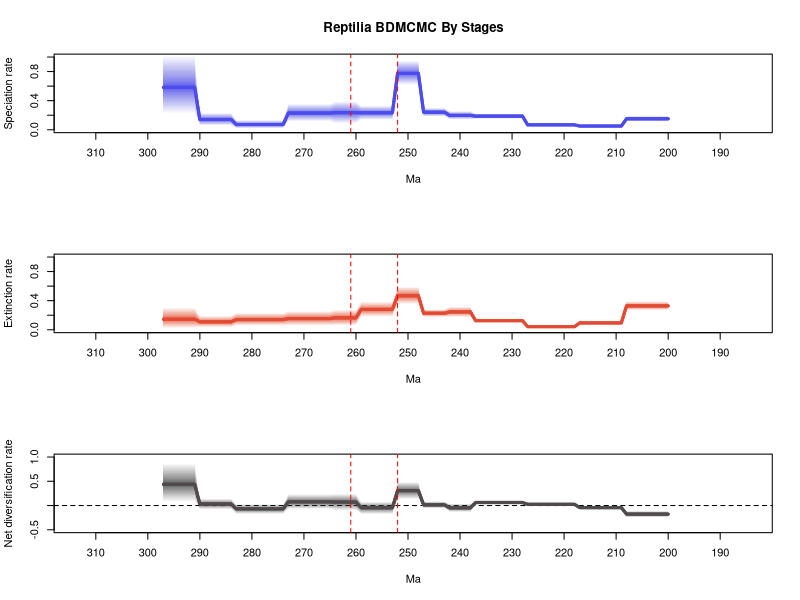

Source code (R):
# 1 files combined:
# 	.\reptilia\mcmc_fixshift_no_predictors\D_bdmcmc\combined_10_marginal_rates.log

# 95% HPDs calculated using code from Biopy (https://www.cs.auckland.ac.nz/~yhel002/biopy/)

pdf(file='C:/Users/SimoesLabAdmin/Documents/BDNN_Arielli/reptilia/mcmc_fixshift_no_predictors/D_bdmcmc (D_mcmc)/combined_10_marginal_rates_RTT_plot2.pdf',width=8, height=10.8)
par(mfrow=c(3,1))
library(scales)
plot_RTT <- function (age,hpd_M,hpd_m,mean_m,color){
    N=100
    beta=(1:(N-1))/N
    alpha_shape=0.25
    cat=1-(beta^(1./alpha_shape))
    for (i in 1:(N-1)){
        trans= 1/N + 2/N
        polygon(c(age, rev(age)), c(hpd_M-((hpd_M-mean_m)*cat[i]), rev(hpd_m+((mean_m-hpd_m)*cat[i]))), col = alpha(color,trans), border = NA)
    }
    lines(rev(age), rev(mean_m), col = color, lwd=3)
}
    
L_hpd_m95=c(NA, NA,NA,NA,NA,NA,NA,NA,NA,NA,NA,NA,NA,NA,NA,NA,NA,NA,NA,NA,NA,NA,NA,NA,NA,NA,NA,NA,NA,NA,NA,NA,NA,NA,NA,NA,NA,NA,NA,NA,NA,NA,NA,NA,NA,NA,NA,NA,NA,NA,NA,NA,NA,NA,NA,NA,NA,NA,NA,NA,NA,NA,NA,NA,NA,NA,NA,NA,NA,NA,NA,NA,NA,NA,NA,NA,NA,NA,NA,NA,NA,NA,NA,NA,NA,NA,NA,NA,NA,NA,NA,NA,NA,NA,NA,NA,NA,NA,NA,NA,NA,NA,NA,NA,NA,NA,NA,NA,NA,NA,NA,NA,NA,NA,NA,NA,NA,NA,NA,NA,NA,NA,NA,NA,NA,NA,NA,NA,NA,NA,NA,NA,NA,NA,NA,NA,NA,NA,NA,NA,NA,NA,NA,NA,NA,NA,NA,NA,NA,NA,NA,NA,NA,NA,NA,NA,NA,NA,NA,NA,NA,NA,NA,NA,NA,NA,NA,NA,NA,NA,NA,NA,NA,NA,NA,NA,NA,NA,NA,NA,NA,NA,NA,NA,NA,NA,NA,NA,NA,NA,NA,NA,NA,NA,NA,NA,NA,NA,NA,NA,0.114894,0.114894,0.114894,0.114894,0.114894,0.114894,0.114894,0.114894,0.114894,0.03326,0.03326,0.03326,0.03326,0.03326,0.03326,0.03326,0.03326,0.03326,0.046772,0.046772,0.046772,0.046772,0.046772,0.046772,0.046772,0.046772,0.046772,0.046772,0.151488,0.151488,0.151488,0.151488,0.151488,0.151488,0.151488,0.151488,0.151488,0.151488,0.139884,0.139884,0.139884,0.139884,0.139884,0.180819,0.180819,0.180819,0.180819,0.180819,0.615236,0.615236,0.615236,0.615236,0.615236,0.136393,0.136393,0.136393,0.136393,0.136393,0.136393,0.136393,0.088346,0.088346,0.088346,0.088346,0.088346,0.114546,0.114546,0.114546,0.114546,0.114546,0.114546,0.114546,0.114546,0.114546,0.017754,0.017754,0.017754,0.017754,0.017754,0.017754,0.017754,0.017754,0.017754,0.017754,0.057652,0.057652,0.057652,0.057652,0.057652,0.057652,0.057652,0.216797,0.216797,0.216797,0.216797,0.216797,0.216797,0.216797)
L_hpd_M95=c(NA, NA,NA,NA,NA,NA,NA,NA,NA,NA,NA,NA,NA,NA,NA,NA,NA,NA,NA,NA,NA,NA,NA,NA,NA,NA,NA,NA,NA,NA,NA,NA,NA,NA,NA,NA,NA,NA,NA,NA,NA,NA,NA,NA,NA,NA,NA,NA,NA,NA,NA,NA,NA,NA,NA,NA,NA,NA,NA,NA,NA,NA,NA,NA,NA,NA,NA,NA,NA,NA,NA,NA,NA,NA,NA,NA,NA,NA,NA,NA,NA,NA,NA,NA,NA,NA,NA,NA,NA,NA,NA,NA,NA,NA,NA,NA,NA,NA,NA,NA,NA,NA,NA,NA,NA,NA,NA,NA,NA,NA,NA,NA,NA,NA,NA,NA,NA,NA,NA,NA,NA,NA,NA,NA,NA,NA,NA,NA,NA,NA,NA,NA,NA,NA,NA,NA,NA,NA,NA,NA,NA,NA,NA,NA,NA,NA,NA,NA,NA,NA,NA,NA,NA,NA,NA,NA,NA,NA,NA,NA,NA,NA,NA,NA,NA,NA,NA,NA,NA,NA,NA,NA,NA,NA,NA,NA,NA,NA,NA,NA,NA,NA,NA,NA,NA,NA,NA,NA,NA,NA,NA,NA,NA,NA,NA,NA,NA,NA,NA,NA,0.189069,0.189069,0.189069,0.189069,0.189069,0.189069,0.189069,0.189069,0.189069,0.069171,0.069171,0.069171,0.069171,0.069171,0.069171,0.069171,0.069171,0.069171,0.088614,0.088614,0.088614,0.088614,0.088614,0.088614,0.088614,0.088614,0.088614,0.088614,0.223601,0.223601,0.223601,0.223601,0.223601,0.223601,0.223601,0.223601,0.223601,0.223601,0.257515,0.257515,0.257515,0.257515,0.257515,0.303288,0.303288,0.303288,0.303288,0.303288,0.957867,0.957867,0.957867,0.957867,0.957867,0.333534,0.333534,0.333534,0.333534,0.333534,0.333534,0.333534,0.394066,0.394066,0.394066,0.394066,0.394066,0.359506,0.359506,0.359506,0.359506,0.359506,0.359506,0.359506,0.359506,0.359506,0.133905,0.133905,0.133905,0.133905,0.133905,0.133905,0.133905,0.133905,0.133905,0.133905,0.233301,0.233301,0.233301,0.233301,0.233301,0.233301,0.233301,1.029184,1.029184,1.029184,1.029184,1.029184,1.029184,1.029184)
M_hpd_m95=c(NA, NA,NA,NA,NA,NA,NA,NA,NA,NA,NA,NA,NA,NA,NA,NA,NA,NA,NA,NA,NA,NA,NA,NA,NA,NA,NA,NA,NA,NA,NA,NA,NA,NA,NA,NA,NA,NA,NA,NA,NA,NA,NA,NA,NA,NA,NA,NA,NA,NA,NA,NA,NA,NA,NA,NA,NA,NA,NA,NA,NA,NA,NA,NA,NA,NA,NA,NA,NA,NA,NA,NA,NA,NA,NA,NA,NA,NA,NA,NA,NA,NA,NA,NA,NA,NA,NA,NA,NA,NA,NA,NA,NA,NA,NA,NA,NA,NA,NA,NA,NA,NA,NA,NA,NA,NA,NA,NA,NA,NA,NA,NA,NA,NA,NA,NA,NA,NA,NA,NA,NA,NA,NA,NA,NA,NA,NA,NA,NA,NA,NA,NA,NA,NA,NA,NA,NA,NA,NA,NA,NA,NA,NA,NA,NA,NA,NA,NA,NA,NA,NA,NA,NA,NA,NA,NA,NA,NA,NA,NA,NA,NA,NA,NA,NA,NA,NA,NA,NA,NA,NA,NA,NA,NA,NA,NA,NA,NA,NA,NA,NA,NA,NA,NA,NA,NA,NA,NA,NA,NA,NA,NA,NA,NA,NA,NA,NA,NA,NA,NA,0.266566,0.266566,0.266566,0.266566,0.266566,0.266566,0.266566,0.266566,0.266566,0.066591,0.066591,0.066591,0.066591,0.066591,0.066591,0.066591,0.066591,0.066591,0.025333,0.025333,0.025333,0.025333,0.025333,0.025333,0.025333,0.025333,0.025333,0.025333,0.097955,0.097955,0.097955,0.097955,0.097955,0.097955,0.097955,0.097955,0.097955,0.097955,0.173304,0.173304,0.173304,0.173304,0.173304,0.173803,0.173803,0.173803,0.173803,0.173803,0.350377,0.350377,0.350377,0.350377,0.350377,0.177886,0.177886,0.177886,0.177886,0.177886,0.177886,0.177886,0.056537,0.056537,0.056537,0.056537,0.056537,0.055635,0.055635,0.055635,0.055635,0.055635,0.055635,0.055635,0.055635,0.055635,0.054453,0.054453,0.054453,0.054453,0.054453,0.054453,0.054453,0.054453,0.054453,0.054453,0.034603,0.034603,0.034603,0.034603,0.034603,0.034603,0.034603,0.020277,0.020277,0.020277,0.020277,0.020277,0.020277,0.020277)
M_hpd_M95=c(NA, NA,NA,NA,NA,NA,NA,NA,NA,NA,NA,NA,NA,NA,NA,NA,NA,NA,NA,NA,NA,NA,NA,NA,NA,NA,NA,NA,NA,NA,NA,NA,NA,NA,NA,NA,NA,NA,NA,NA,NA,NA,NA,NA,NA,NA,NA,NA,NA,NA,NA,NA,NA,NA,NA,NA,NA,NA,NA,NA,NA,NA,NA,NA,NA,NA,NA,NA,NA,NA,NA,NA,NA,NA,NA,NA,NA,NA,NA,NA,NA,NA,NA,NA,NA,NA,NA,NA,NA,NA,NA,NA,NA,NA,NA,NA,NA,NA,NA,NA,NA,NA,NA,NA,NA,NA,NA,NA,NA,NA,NA,NA,NA,NA,NA,NA,NA,NA,NA,NA,NA,NA,NA,NA,NA,NA,NA,NA,NA,NA,NA,NA,NA,NA,NA,NA,NA,NA,NA,NA,NA,NA,NA,NA,NA,NA,NA,NA,NA,NA,NA,NA,NA,NA,NA,NA,NA,NA,NA,NA,NA,NA,NA,NA,NA,NA,NA,NA,NA,NA,NA,NA,NA,NA,NA,NA,NA,NA,NA,NA,NA,NA,NA,NA,NA,NA,NA,NA,NA,NA,NA,NA,NA,NA,NA,NA,NA,NA,NA,NA,0.392005,0.392005,0.392005,0.392005,0.392005,0.392005,0.392005,0.392005,0.392005,0.121234,0.121234,0.121234,0.121234,0.121234,0.121234,0.121234,0.121234,0.121234,0.06033,0.06033,0.06033,0.06033,0.06033,0.06033,0.06033,0.06033,0.06033,0.06033,0.154237,0.154237,0.154237,0.154237,0.154237,0.154237,0.154237,0.154237,0.154237,0.154237,0.317843,0.317843,0.317843,0.317843,0.317843,0.282915,0.282915,0.282915,0.282915,0.282915,0.595626,0.595626,0.595626,0.595626,0.595626,0.387275,0.387275,0.387275,0.387275,0.387275,0.387275,0.387275,0.280159,0.280159,0.280159,0.280159,0.280159,0.258638,0.258638,0.258638,0.258638,0.258638,0.258638,0.258638,0.258638,0.258638,0.234325,0.234325,0.234325,0.234325,0.234325,0.234325,0.234325,0.234325,0.234325,0.234325,0.193448,0.193448,0.193448,0.193448,0.193448,0.193448,0.193448,0.310559,0.310559,0.310559,0.310559,0.310559,0.310559,0.310559)
R_hpd_m95=c(NA, NA,NA,NA,NA,NA,NA,NA,NA,NA,NA,NA,NA,NA,NA,NA,NA,NA,NA,NA,NA,NA,NA,NA,NA,NA,NA,NA,NA,NA,NA,NA,NA,NA,NA,NA,NA,NA,NA,NA,NA,NA,NA,NA,NA,NA,NA,NA,NA,NA,NA,NA,NA,NA,NA,NA,NA,NA,NA,NA,NA,NA,NA,NA,NA,NA,NA,NA,NA,NA,NA,NA,NA,NA,NA,NA,NA,NA,NA,NA,NA,NA,NA,NA,NA,NA,NA,NA,NA,NA,NA,NA,NA,NA,NA,NA,NA,NA,NA,NA,NA,NA,NA,NA,NA,NA,NA,NA,NA,NA,NA,NA,NA,NA,NA,NA,NA,NA,NA,NA,NA,NA,NA,NA,NA,NA,NA,NA,NA,NA,NA,NA,NA,NA,NA,NA,NA,NA,NA,NA,NA,NA,NA,NA,NA,NA,NA,NA,NA,NA,NA,NA,NA,NA,NA,NA,NA,NA,NA,NA,NA,NA,NA,NA,NA,NA,NA,NA,NA,NA,NA,NA,NA,NA,NA,NA,NA,NA,NA,NA,NA,NA,NA,NA,NA,NA,NA,NA,NA,NA,NA,NA,NA,NA,NA,NA,NA,NA,NA,NA,-0.245068,-0.245068,-0.245068,-0.245068,-0.245068,-0.245068,-0.245068,-0.245068,-0.245068,-0.072019,-0.072019,-0.072019,-0.072019,-0.072019,-0.072019,-0.072019,-0.072019,-0.072019,0.001971,0.001971,0.001971,0.001971,0.001971,0.001971,0.001971,0.001971,0.001971,0.001971,0.017861,0.017861,0.017861,0.017861,0.017861,0.017861,0.017861,0.017861,0.017861,0.017861,-0.136564,-0.136564,-0.136564,-0.136564,-0.136564,-0.060812,-0.060812,-0.060812,-0.060812,-0.060812,0.126858,0.126858,0.126858,0.126858,0.126858,-0.176934,-0.176934,-0.176934,-0.176934,-0.176934,-0.176934,-0.176934,-0.104292,-0.104292,-0.104292,-0.104292,-0.104292,-0.078207,-0.078207,-0.078207,-0.078207,-0.078207,-0.078207,-0.078207,-0.078207,-0.078207,-0.176243,-0.176243,-0.176243,-0.176243,-0.176243,-0.176243,-0.176243,-0.176243,-0.176243,-0.176243,-0.080873,-0.080873,-0.080873,-0.080873,-0.080873,-0.080873,-0.080873,0.074403,0.074403,0.074403,0.074403,0.074403,0.074403,0.074403)
R_hpd_M95=c(NA, NA,NA,NA,NA,NA,NA,NA,NA,NA,NA,NA,NA,NA,NA,NA,NA,NA,NA,NA,NA,NA,NA,NA,NA,NA,NA,NA,NA,NA,NA,NA,NA,NA,NA,NA,NA,NA,NA,NA,NA,NA,NA,NA,NA,NA,NA,NA,NA,NA,NA,NA,NA,NA,NA,NA,NA,NA,NA,NA,NA,NA,NA,NA,NA,NA,NA,NA,NA,NA,NA,NA,NA,NA,NA,NA,NA,NA,NA,NA,NA,NA,NA,NA,NA,NA,NA,NA,NA,NA,NA,NA,NA,NA,NA,NA,NA,NA,NA,NA,NA,NA,NA,NA,NA,NA,NA,NA,NA,NA,NA,NA,NA,NA,NA,NA,NA,NA,NA,NA,NA,NA,NA,NA,NA,NA,NA,NA,NA,NA,NA,NA,NA,NA,NA,NA,NA,NA,NA,NA,NA,NA,NA,NA,NA,NA,NA,NA,NA,NA,NA,NA,NA,NA,NA,NA,NA,NA,NA,NA,NA,NA,NA,NA,NA,NA,NA,NA,NA,NA,NA,NA,NA,NA,NA,NA,NA,NA,NA,NA,NA,NA,NA,NA,NA,NA,NA,NA,NA,NA,NA,NA,NA,NA,NA,NA,NA,NA,NA,NA,-0.108801,-0.108801,-0.108801,-0.108801,-0.108801,-0.108801,-0.108801,-0.108801,-0.108801,-0.014012,-0.014012,-0.014012,-0.014012,-0.014012,-0.014012,-0.014012,-0.014012,-0.014012,0.049119,0.049119,0.049119,0.049119,0.049119,0.049119,0.049119,0.049119,0.049119,0.049119,0.107322,0.107322,0.107322,0.107322,0.107322,0.107322,0.107322,0.107322,0.107322,0.107322,0.041542,0.041542,0.041542,0.041542,0.041542,0.089411,0.089411,0.089411,0.089411,0.089411,0.492103,0.492103,0.492103,0.492103,0.492103,0.080868,0.080868,0.080868,0.080868,0.080868,0.080868,0.080868,0.244363,0.244363,0.244363,0.244363,0.244363,0.236442,0.236442,0.236442,0.236442,0.236442,0.236442,0.236442,0.236442,0.236442,0.032035,0.032035,0.032035,0.032035,0.032035,0.032035,0.032035,0.032035,0.032035,0.032035,0.144286,0.144286,0.144286,0.144286,0.144286,0.144286,0.144286,0.880124,0.880124,0.880124,0.880124,0.880124,0.880124,0.880124)
L_mean=c(NA, NA,NA,NA,NA,NA,NA,NA,NA,NA,NA,NA,NA,NA,NA,NA,NA,NA,NA,NA,NA,NA,NA,NA,NA,NA,NA,NA,NA,NA,NA,NA,NA,NA,NA,NA,NA,NA,NA,NA,NA,NA,NA,NA,NA,NA,NA,NA,NA,NA,NA,NA,NA,NA,NA,NA,NA,NA,NA,NA,NA,NA,NA,NA,NA,NA,NA,NA,NA,NA,NA,NA,NA,NA,NA,NA,NA,NA,NA,NA,NA,NA,NA,NA,NA,NA,NA,NA,NA,NA,NA,NA,NA,NA,NA,NA,NA,NA,NA,NA,NA,NA,NA,NA,NA,NA,NA,NA,NA,NA,NA,NA,NA,NA,NA,NA,NA,NA,NA,NA,NA,NA,NA,NA,NA,NA,NA,NA,NA,NA,NA,NA,NA,NA,NA,NA,NA,NA,NA,NA,NA,NA,NA,NA,NA,NA,NA,NA,NA,NA,NA,NA,NA,NA,NA,NA,NA,NA,NA,NA,NA,NA,NA,NA,NA,NA,NA,NA,NA,NA,NA,NA,NA,NA,NA,NA,NA,NA,NA,NA,NA,NA,NA,NA,NA,NA,NA,NA,NA,NA,NA,NA,NA,NA,NA,NA,NA,NA,NA,NA,0.151212959234015,0.151212959234015,0.151212959234015,0.151212959234015,0.151212959234015,0.151212959234015,0.151212959234015,0.151212959234015,0.151212959234015,0.051229057383966,0.051229057383966,0.051229057383966,0.051229057383966,0.051229057383966,0.051229057383966,0.051229057383966,0.051229057383966,0.051229057383966,0.067588026268528,0.067588026268528,0.067588026268528,0.067588026268528,0.067588026268528,0.067588026268528,0.067588026268528,0.067588026268528,0.067588026268528,0.067588026268528,0.187355944325435,0.187355944325435,0.187355944325435,0.187355944325435,0.187355944325435,0.187355944325435,0.187355944325435,0.187355944325435,0.187355944325435,0.187355944325435,0.197566190847128,0.197566190847128,0.197566190847128,0.197566190847128,0.197566190847128,0.241381186995564,0.241381186995564,0.241381186995564,0.241381186995564,0.241381186995564,0.774976470236936,0.774976470236936,0.774976470236936,0.774976470236936,0.774976470236936,0.23365370388402,0.23365370388402,0.23365370388402,0.23365370388402,0.23365370388402,0.23365370388402,0.23365370388402,0.235443133484799,0.235443133484799,0.235443133484799,0.235443133484799,0.235443133484799,0.229390156788921,0.229390156788921,0.229390156788921,0.229390156788921,0.229390156788921,0.229390156788921,0.229390156788921,0.229390156788921,0.229390156788921,0.071970513837499,0.071970513837499,0.071970513837499,0.071970513837499,0.071970513837499,0.071970513837499,0.071970513837499,0.071970513837499,0.071970513837499,0.071970513837499,0.141256157373147,0.141256157373147,0.141256157373147,0.141256157373147,0.141256157373147,0.141256157373147,0.141256157373147,0.582573489776047,0.582573489776047,0.582573489776047,0.582573489776047,0.582573489776047,0.582573489776047,0.582573489776047)
M_mean=c(NA, NA,NA,NA,NA,NA,NA,NA,NA,NA,NA,NA,NA,NA,NA,NA,NA,NA,NA,NA,NA,NA,NA,NA,NA,NA,NA,NA,NA,NA,NA,NA,NA,NA,NA,NA,NA,NA,NA,NA,NA,NA,NA,NA,NA,NA,NA,NA,NA,NA,NA,NA,NA,NA,NA,NA,NA,NA,NA,NA,NA,NA,NA,NA,NA,NA,NA,NA,NA,NA,NA,NA,NA,NA,NA,NA,NA,NA,NA,NA,NA,NA,NA,NA,NA,NA,NA,NA,NA,NA,NA,NA,NA,NA,NA,NA,NA,NA,NA,NA,NA,NA,NA,NA,NA,NA,NA,NA,NA,NA,NA,NA,NA,NA,NA,NA,NA,NA,NA,NA,NA,NA,NA,NA,NA,NA,NA,NA,NA,NA,NA,NA,NA,NA,NA,NA,NA,NA,NA,NA,NA,NA,NA,NA,NA,NA,NA,NA,NA,NA,NA,NA,NA,NA,NA,NA,NA,NA,NA,NA,NA,NA,NA,NA,NA,NA,NA,NA,NA,NA,NA,NA,NA,NA,NA,NA,NA,NA,NA,NA,NA,NA,NA,NA,NA,NA,NA,NA,NA,NA,NA,NA,NA,NA,NA,NA,NA,NA,NA,NA,0.328488607897869,0.328488607897869,0.328488607897869,0.328488607897869,0.328488607897869,0.328488607897869,0.328488607897869,0.328488607897869,0.328488607897869,0.094336452450503,0.094336452450503,0.094336452450503,0.094336452450503,0.094336452450503,0.094336452450503,0.094336452450503,0.094336452450503,0.094336452450503,0.04271728531862,0.04271728531862,0.04271728531862,0.04271728531862,0.04271728531862,0.04271728531862,0.04271728531862,0.04271728531862,0.04271728531862,0.04271728531862,0.12514404502867,0.12514404502867,0.12514404502867,0.12514404502867,0.12514404502867,0.12514404502867,0.12514404502867,0.12514404502867,0.12514404502867,0.12514404502867,0.245256553629774,0.245256553629774,0.245256553629774,0.245256553629774,0.245256553629774,0.227105283674132,0.227105283674132,0.227105283674132,0.227105283674132,0.227105283674132,0.467506119701396,0.467506119701396,0.467506119701396,0.467506119701396,0.467506119701396,0.27974881090555,0.27974881090555,0.27974881090555,0.27974881090555,0.27974881090555,0.27974881090555,0.27974881090555,0.164104875213675,0.164104875213675,0.164104875213675,0.164104875213675,0.164104875213675,0.153949008893216,0.153949008893216,0.153949008893216,0.153949008893216,0.153949008893216,0.153949008893216,0.153949008893216,0.153949008893216,0.153949008893216,0.139790877615493,0.139790877615493,0.139790877615493,0.139790877615493,0.139790877615493,0.139790877615493,0.139790877615493,0.139790877615493,0.139790877615493,0.139790877615493,0.109307967845937,0.109307967845937,0.109307967845937,0.109307967845937,0.109307967845937,0.109307967845937,0.109307967845937,0.145238323466407,0.145238323466407,0.145238323466407,0.145238323466407,0.145238323466407,0.145238323466407,0.145238323466407)
R_mean=c(NA, NA,NA,NA,NA,NA,NA,NA,NA,NA,NA,NA,NA,NA,NA,NA,NA,NA,NA,NA,NA,NA,NA,NA,NA,NA,NA,NA,NA,NA,NA,NA,NA,NA,NA,NA,NA,NA,NA,NA,NA,NA,NA,NA,NA,NA,NA,NA,NA,NA,NA,NA,NA,NA,NA,NA,NA,NA,NA,NA,NA,NA,NA,NA,NA,NA,NA,NA,NA,NA,NA,NA,NA,NA,NA,NA,NA,NA,NA,NA,NA,NA,NA,NA,NA,NA,NA,NA,NA,NA,NA,NA,NA,NA,NA,NA,NA,NA,NA,NA,NA,NA,NA,NA,NA,NA,NA,NA,NA,NA,NA,NA,NA,NA,NA,NA,NA,NA,NA,NA,NA,NA,NA,NA,NA,NA,NA,NA,NA,NA,NA,NA,NA,NA,NA,NA,NA,NA,NA,NA,NA,NA,NA,NA,NA,NA,NA,NA,NA,NA,NA,NA,NA,NA,NA,NA,NA,NA,NA,NA,NA,NA,NA,NA,NA,NA,NA,NA,NA,NA,NA,NA,NA,NA,NA,NA,NA,NA,NA,NA,NA,NA,NA,NA,NA,NA,NA,NA,NA,NA,NA,NA,NA,NA,NA,NA,NA,NA,NA,NA,-0.177275651887915,-0.177275651887915,-0.177275651887915,-0.177275651887915,-0.177275651887915,-0.177275651887915,-0.177275651887915,-0.177275651887915,-0.177275651887915,-0.043107394049551,-0.043107394049551,-0.043107394049551,-0.043107394049551,-0.043107394049551,-0.043107394049551,-0.043107394049551,-0.043107394049551,-0.043107394049551,0.024870744390349,0.024870744390349,0.024870744390349,0.024870744390349,0.024870744390349,0.024870744390349,0.024870744390349,0.024870744390349,0.024870744390349,0.024870744390349,0.062211902455913,0.062211902455913,0.062211902455913,0.062211902455913,0.062211902455913,0.062211902455913,0.062211902455913,0.062211902455913,0.062211902455913,0.062211902455913,-0.047690361073245,-0.047690361073245,-0.047690361073245,-0.047690361073245,-0.047690361073245,0.014275902845397,0.014275902845397,0.014275902845397,0.014275902845397,0.014275902845397,0.307470347938981,0.307470347938981,0.307470347938981,0.307470347938981,0.307470347938981,-0.046095110461971,-0.046095110461971,-0.046095110461971,-0.046095110461971,-0.046095110461971,-0.046095110461971,-0.046095110461971,0.071338259417938,0.071338259417938,0.071338259417938,0.071338259417938,0.071338259417938,0.075441144195607,0.075441144195607,0.075441144195607,0.075441144195607,0.075441144195607,0.075441144195607,0.075441144195607,0.075441144195607,0.075441144195607,-0.06782036511955,-0.06782036511955,-0.06782036511955,-0.06782036511955,-0.06782036511955,-0.06782036511955,-0.06782036511955,-0.06782036511955,-0.06782036511955,-0.06782036511955,0.031948188055826,0.031948188055826,0.031948188055826,0.031948188055826,0.031948188055826,0.031948188055826,0.031948188055826,0.437335165573948,0.437335165573948,0.437335165573948,0.437335165573948,0.437335165573948,0.437335165573948,0.437335165573948)
trans=0.5
age=(0:(298-1))* -1
# Calculate positions for the mass extinction events
perm_trias_extinction = -252 # End-Permian mass extinction (252 Ma)
guadalupian_extinction = -261 # Guadalupian extinction (261 Ma)

# Define custom tick positions at 10 MY intervals
x_ticks <- seq(-310, -190, by=10)
x_tick_labels <- abs(x_ticks)

# First plot: Speciation rate
plot(age, age, type='n', ylim=c(0, 1), xlim=c(-312.9, -185.1), 
     ylab='Speciation rate', xlab='Ma', main='Reptilia BDMCMC By Stages', 
     xaxt='n') # Remove default x-axis
axis(1, at=x_ticks, labels=x_tick_labels) # Custom x-axis with 10MY interval ticks

plot_RTT(age, L_hpd_M95, L_hpd_m95, L_mean, "#4c4cec")
lines(rev(age), rev(L_mean), col="#4c4cec", lwd=3)

# Add vertical lines for mass extinction events
abline(v=perm_trias_extinction, col="red", lty=2) 
abline(v=guadalupian_extinction, col="red", lty=2)

# Second plot: Extinction rate
plot(age, age, type='n', ylim=c(0, 1), xlim=c(-312.9, -185.1), 
     ylab='Extinction rate', xlab='Ma',
     xaxt='n') # Remove default x-axis
axis(1, at=x_ticks, labels=x_tick_labels) # Custom x-axis with 10MY interval ticks

plot_RTT(age, M_hpd_M95, M_hpd_m95, M_mean, "#e34a33")
lines(rev(age), rev(M_mean), col="#e34a33", lwd=3)

# Add vertical lines for mass extinction events
abline(v=perm_trias_extinction, col="red", lty=2)
abline(v=guadalupian_extinction, col="red", lty=2)

# Third plot: Net diversification rate
plot(age, age, type='n', ylim=c(-0.5, 1), xlim=c(-312.9, -185.1), 
     ylab='Net diversification rate', xlab='Ma',
     xaxt='n') # Remove default x-axis
axis(1, at=x_ticks, labels=x_tick_labels) # Custom x-axis with 10MY interval ticks

abline(h=0, lty=2, col="black")
plot_RTT(age, R_hpd_M95, R_hpd_m95, R_mean, "#504A4B")
lines(rev(age), rev(R_mean), col="#504A4B", lwd=3)

# Add vertical lines for mass extinction events
abline(v=perm_trias_extinction, col="red", lty=2)
abline(v=guadalupian_extinction, col="red", lty=2)

dev.off()
